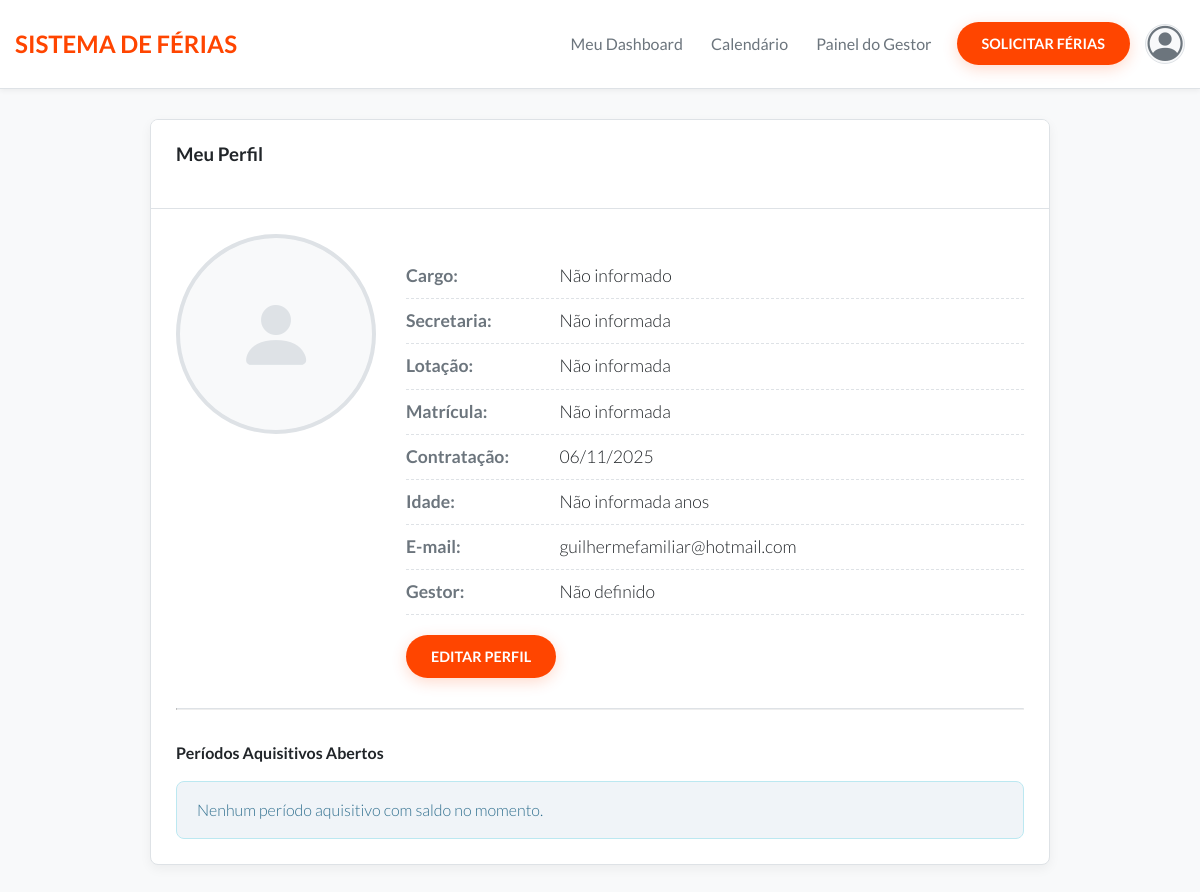
The app's page /perfil/ (signed in) with its own data.
### ferias/models.py (models this page shows, shortened)
class PerfilUsuario(models.Model):
    user = models.OneToOneField(User, on_delete=models.CASCADE, related_name='perfil')
    matricula = models.CharField(max_length=20, unique=True, null=True, blank=True)
    secretaria = models.CharField(max_length=100, null=True, blank=True)
    lotacao = models.CharField(max_length=100, null=True, blank=True)
    cargo = models.CharField(max_length=100, null=True, blank=True)
    data_contratacao = models.DateField(default=timezone.now)
    gestor = models.ForeignKey('self', null=True, blank=True, on_delete=models.SET_NULL, related_name='equipe')
    foto_perfil = models.ImageField(upload_to='fotos_perfil/', null=True, blank=True)
    data_nascimento = models.DateField(null=True, blank=True)
    onboarding_completo = models.BooleanField(default=False)
    @property
    def idade(self):
        if self.data_nascimento:
            hoje = timezone.now().date()
            return relativedelta(hoje, self.data_nascimento).years
        return None

### ferias/views.py (the view)
# urls.py: path('perfil/', views.ver_perfil, name='ver_perfil'),
@login_required
def ver_perfil(request):
    try:
        perfil = request.user.perfil
    except PerfilUsuario.DoesNotExist:
        return redirect('ferias:dashboard')
    periodos_abertos = PeriodoAquisitivo.objects.filter(
        perfil=perfil,
        status='ABERTO'
    ).order_by('data_inicio_aquisitivo')
    context = {
        'perfil': perfil,
        'periodos_abertos': periodos_abertos
    }
    return render(request, 'ferias/perfil.html', context)

### ferias/templates/ferias/perfil.html (shortened to what this page needs)
{% extends 'ferias/base.html' %}
{% load static %}
{% block content %}
<div class="container-centralizado">
    <div class="card">
        <div class="card-header">
            <h3>Meu Perfil</h3>
        </div>
        <div class="card-body">
            <div class="perfil-container">
                <div class="perfil-foto">
                    {% if perfil.foto_perfil %}
                        <img src="{{ perfil.foto_perfil.url }}" alt="Foto do Perfil">
                    {% else %}
                        <div class="foto-placeholder">
                            <i class="bi bi-person-fill" style="font-size: 80px; color: var(--cor-borda);"></i>
                        </div>
                    {% endif %}
                </div>
                <div class="perfil-info">
                    <ul class="info-lista">
                        <li><strong>Cargo:</strong> {{ perfil.cargo|default:"Não informado" }}</li>
                        <li><strong>Secretaria:</strong> {{ perfil.secretaria|default:"Não informada" }}</li>
                        <li><strong>Lotação:</strong> {{ perfil.lotacao|default:"Não informada" }}</li>
                        <li><strong>Matrícula:</strong> {{ perfil.matricula|default:"Não informada" }}</li>
                        <li><strong>Contratação:</strong> {{ perfil.data_contratacao|date:"d/m/Y" }}</li>
                        <li><strong>Idade:</strong> {{ perfil.idade|default:"Não informada" }} anos</li>
                        <li><strong>E-mail:</strong> {{ perfil.user.email|default:"Não informado" }}</li>
                        <li><strong>Gestor:</strong> {{ perfil.gestor.user.get_full_name|default:"Não definido" }}</li>
                    </ul>
                    <a href="{% url 'ferias:editar_perfil' %}" class="botao-principal" style="margin-top: 20px;">
                        Editar Perfil
                    </a>
                </div>
            </div>
            <hr style="border-top: 1px solid var(--cor-borda); margin: 30px 0;">
            <h4 class="titulo-secao">Períodos Aquisitivos Abertos</h4>
            {% for periodo in periodos_abertos %}
                <div class="card" style="margin-bottom: 10px;">
                    <div class="card-body" style="padding: 15px 20px;">
                        Período {{ periodo.data_inicio_aquisitivo|date:"Y" }}/{{ periodo.data_fim_aquisitivo|date:"Y" }}
                        - <strong>Saldo: {{ periodo.dias_disponiveis }} dias</strong>
                    </div>
                </div>
            {% empty %}
                <div class="alerta-info">Nenhum período aquisitivo com saldo no momento.</div>
            {% endfor %}
        </div>
    </div>
</div>
{% endblock %}

### ferias/static/ferias/css/style.css (style rules this page uses)
:root { --cor-primaria: #FF4500; --cor-primaria-hover: #E03E00; --cor-fundo: #f8f9fa; --cor-fundo-card: #ffffff; --cor-texto: #212529; --cor-texto-suave: #6c757d; --cor-borda: #dee2e6; --raio-borda-arredondado: 50px; --raio-borda-padrao: 8px; --fonte-principal: 'Lato', sans-serif; --peso-titulo: 700; --peso-normal: 400; --peso-leve: 300; }
*, *::before, *::after { box-sizing: border-box; }
body { font-family: var(--fonte-principal); font-weight: var(--peso-normal); background-color: var(--cor-fundo); color: var(--cor-texto); margin: 0; line-height: 1.6; }
h1, h2, h3, h4, h5, h6 { font-weight: var(--peso-titulo); text-transform: none; margin-top: 0; }
.botao-acao-principal, .botao-principal, .botao-sucesso, .botao-perigo, .botao-secundario { display: inline-block; padding: 10px 25px; font-size: 0.9rem; font-weight: var(--peso-titulo); color: #fff; text-decoration: none; border: none; border-radius: var(--raio-borda-arredondado); cursor: pointer; transition: background-color 0.2s, transform 0.2s; text-transform: uppercase; }
.botao-acao-principal, .botao-principal, .botao-sucesso { background-color: var(--cor-primaria); box-shadow: 0 4px 15px rgba(255, 69, 0, 0.2); }
.card { background-color: var(--cor-fundo-card); border: 1px solid var(--cor-borda); border-radius: var(--raio-borda-padrao); box-shadow: 0 4px 12px rgba(0,0,0,0.05); margin-bottom: 20px; overflow: hidden; }
.card-header { padding: 20px 25px; background-color: var(--cor-fundo-card); border-bottom: 1px solid var(--cor-borda); }
.card-body { padding: 25px; font-weight: var(--peso-leve); }
.titulo-secao { margin-top: 30px; margin-bottom: 15px; }
.alerta-info { padding: 15px 20px; background-color: #f0f4f8; color: #31708f; border: 1px solid #bce8f1; border-radius: var(--raio-borda-padrao); }

### ferias/templates/ferias/perfil.html (style rules this page uses)
.container-centralizado { max-width: 900px; margin: 30px auto; }
.perfil-container { display: flex; align-items: flex-start; gap: 30px; }
.perfil-foto { flex-basis: 200px; text-align: center; }
.foto-placeholder { width: 200px; height: 200px; border-radius: 50%; background-color: var(--cor-fundo); display: flex; justify-content: center; align-items: center; border: 4px solid var(--cor-borda); }
.perfil-info { flex-grow: 1; }
.info-lista { list-style: none; padding: 0; margin: 0; font-size: 1.1rem; font-weight: var(--peso-leve); }
.info-lista li { padding: 8px 0; border-bottom: 1px dashed var(--cor-borda); }
.info-lista li strong { font-weight: var(--peso-titulo); color: var(--cor-texto-suave); min-width: 150px; display: inline-block; }

### records on screen
PerfilUsuario: cargo "Não informado", secretaria "Não informada", lotacao "Não informada", matricula "Não informada", data_contratacao "06/11/2025", idade "Não informada", user.email "guilhermefamiliar@hotmail.com", gestor.user.get_full_name "Não definido"
